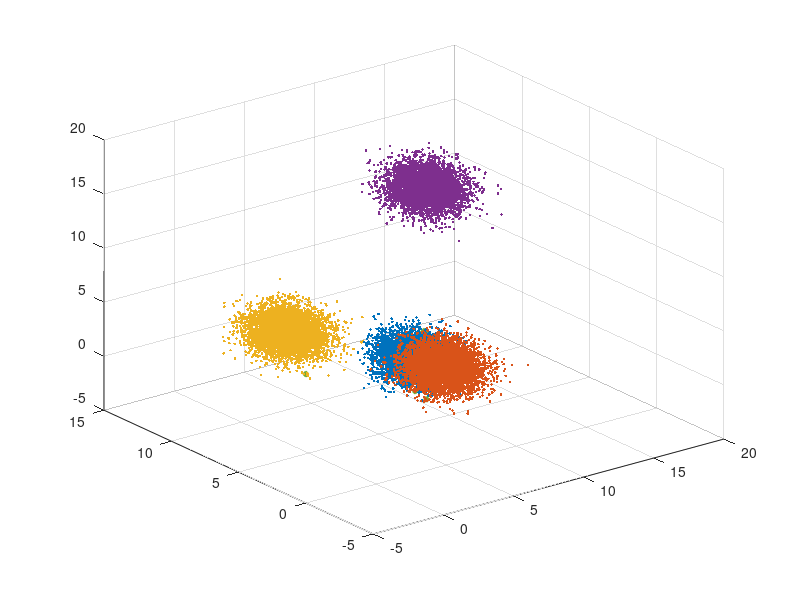

Write MATLAB code to recreate this figure.
close all;
clear all;
clc;

k = 4; % Number of clusters

sep = 14;% Separation between clusters
p = 0.5;
iters = 20;
totPointsPerCluster = 5000;
color = {'.r' '.b' '.y' '.k' '.m'};

X = [];
Y = [];
Z = [];

f = figure('Position',[300 200 500 400]); % For position at left screen

display('Initializing random points....');
%Generates 5000 points for each random center using binomial distribution
for i=1:k
    x1 = sep*rand(1,1) + random('norm',0,1,totPointsPerCluster,1); %Binomial 
    y1 = sep*rand(1,1) + random('norm',0,1,totPointsPerCluster,1); %Binomial 
    z1 = sep*rand(1,1) + random('norm',0,1,totPointsPerCluster,1); %Binomial 
    X = [X x1'];
    Y = [Y y1'];
    Z = [Z z1'];
end
scatter3(X,Y,Z,'.r');

totPoints = totPointsPerCluster*k;

%Obtains initial positions of clusters
display('Initializing clusters with random positions');

% kmeanx and kmeany contains the center position of the clusters
kmeanx = min(X) + (max(X)-min(X))*rand(k,1);
kmeany = min(Y) + (max(Y)-min(Y))*rand(k,1);
kmeanz = min(Z) + (max(Z)-min(Z))*rand(k,1);

hold on;
scatter(kmeanx,kmeany,kmeanz,'xg','LineWidth',4);

display('Running FCM....');

cluster = ones(totPoints,1);
% U contains the probability for each point to belong to each of the clusters the size of U should
% always be (N,k) where N is the total number of points and k the number of clusters
U = ones(totPoints,k);

for iter=1:iters
    minDist = 10000*ones(1,totPoints); %Initialize with a large ditance
    for c=1:k
        % Find the closest distances for each cluster
        clusterDist = ( (kmeanx(c) - X).^2 + (kmeany(c) -  Y).^2  + (kmeanz(c) - Z).^2);
        %If the distance is less than current minimum, then we assig this cluster to thepoint
        idx = find(clusterDist < minDist);
        cluster(idx) = c;
        minDist(idx) = clusterDist(idx);

        % For each cluster we compute the membership matrix 
        U(:,c) = 0;            
        for v=1:k %Iterates over clusters
            U(:,c) = U(:,c) + ( ( (kmeanx(c) - X).^2  + (kmeany(c) - Y).^2  + (kmeanz(c) - Z).^2 ) ./ ...
            ( (kmeanx(v) - X).^2  + (kmeany(v) - Y).^2 + (kmeanz(v) - Z).^2 ) )';
        end
        U(:,c) = 1./U(:,c);            
    end

    hold off;    

    for c=1:k
        cindx = find( cluster == c);
        scatter3(X(cindx ), Y( cindx), Z(cindx),color{c});
        hold on        
    end
    % Displays old centers
    scatter(kmeanx,kmeany,kmeanz,'xg','LineWidth',4);
    %saveas(f,num2str(iter),'png');

    % Computes new centers
    for c=1:k
        kmeanx(c) = X*U(:,c)/sum(U(:,c));
        kmeany(c) = Y*U(:,c)/sum(U(:,c));
        kmeanz(c) = Z*U(:,c)/sum(U(:,c));
    end 

    % Displays New centers
    %     plot(kmeanx,kmeany,'xc','MarkerSize',10,'LineWidth',4);    
    pause(.1);
    %     pause
end
